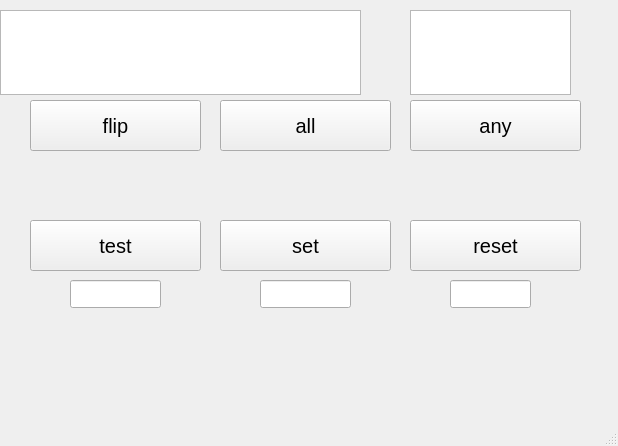
<?xml version="1.0" encoding="UTF-8"?>
<ui version="4.0">
 <class>MainWindow</class>
 <widget class="QMainWindow" name="MainWindow">
  <property name="geometry">
   <rect>
    <x>0</x>
    <y>0</y>
    <width>618</width>
    <height>446</height>
   </rect>
  </property>
  <property name="windowTitle">
   <string>MainWindow</string>
  </property>
  <widget class="QWidget" name="centralwidget">
   <widget class="QTextEdit" name="str">
    <property name="geometry">
     <rect>
      <x>0</x>
      <y>10</y>
      <width>361</width>
      <height>85</height>
     </rect>
    </property>
    <property name="font">
     <font>
      <pointsize>20</pointsize>
     </font>
    </property>
    <property name="html">
     <string>&lt;!DOCTYPE HTML PUBLIC &quot;-//W3C//DTD HTML 4.0//EN&quot; &quot;http://www.w3.org/TR/REC-html40/strict.dtd&quot;&gt;
&lt;html&gt;&lt;head&gt;&lt;meta name=&quot;qrichtext&quot; content=&quot;1&quot; /&gt;&lt;style type=&quot;text/css&quot;&gt;
p, li { white-space: pre-wrap; }
&lt;/style&gt;&lt;/head&gt;&lt;body style=&quot; font-family:'MS Shell Dlg 2'; font-size:20pt; font-weight:400; font-style:normal;&quot;&gt;
&lt;p align=&quot;center&quot; style=&quot;-qt-paragraph-type:empty; margin-top:0px; margin-bottom:0px; margin-left:0px; margin-right:0px; -qt-block-indent:0; text-indent:0px; font-family:'Segoe UI';&quot;&gt;&lt;br /&gt;&lt;/p&gt;&lt;/body&gt;&lt;/html&gt;</string>
    </property>
   </widget>
   <widget class="QLineEdit" name="test_le">
    <property name="geometry">
     <rect>
      <x>70</x>
      <y>280</y>
      <width>91</width>
      <height>28</height>
     </rect>
    </property>
   </widget>
   <widget class="QPushButton" name="flip_">
    <property name="geometry">
     <rect>
      <x>30</x>
      <y>100</y>
      <width>171</width>
      <height>51</height>
     </rect>
    </property>
    <property name="font">
     <font>
      <pointsize>15</pointsize>
     </font>
    </property>
    <property name="text">
     <string>flip</string>
    </property>
   </widget>
   <widget class="QPushButton" name="all_">
    <property name="geometry">
     <rect>
      <x>220</x>
      <y>100</y>
      <width>171</width>
      <height>51</height>
     </rect>
    </property>
    <property name="font">
     <font>
      <pointsize>15</pointsize>
     </font>
    </property>
    <property name="text">
     <string>all</string>
    </property>
   </widget>
   <widget class="QPushButton" name="any_">
    <property name="geometry">
     <rect>
      <x>410</x>
      <y>100</y>
      <width>171</width>
      <height>51</height>
     </rect>
    </property>
    <property name="font">
     <font>
      <pointsize>15</pointsize>
     </font>
    </property>
    <property name="text">
     <string>any</string>
    </property>
   </widget>
   <widget class="QPushButton" name="test_">
    <property name="geometry">
     <rect>
      <x>30</x>
      <y>220</y>
      <width>171</width>
      <height>51</height>
     </rect>
    </property>
    <property name="font">
     <font>
      <pointsize>15</pointsize>
     </font>
    </property>
    <property name="text">
     <string>test</string>
    </property>
   </widget>
   <widget class="QLineEdit" name="set_le">
    <property name="geometry">
     <rect>
      <x>260</x>
      <y>280</y>
      <width>91</width>
      <height>28</height>
     </rect>
    </property>
   </widget>
   <widget class="QPushButton" name="set_">
    <property name="geometry">
     <rect>
      <x>220</x>
      <y>220</y>
      <width>171</width>
      <height>51</height>
     </rect>
    </property>
    <property name="font">
     <font>
      <pointsize>15</pointsize>
     </font>
    </property>
    <property name="text">
     <string>set</string>
    </property>
   </widget>
   <widget class="QLineEdit" name="reset_le">
    <property name="geometry">
     <rect>
      <x>450</x>
      <y>280</y>
      <width>81</width>
      <height>28</height>
     </rect>
    </property>
   </widget>
   <widget class="QPushButton" name="reset_">
    <property name="geometry">
     <rect>
      <x>410</x>
      <y>220</y>
      <width>171</width>
      <height>51</height>
     </rect>
    </property>
    <property name="font">
     <font>
      <pointsize>15</pointsize>
     </font>
    </property>
    <property name="text">
     <string>reset</string>
    </property>
   </widget>
   <widget class="QTextEdit" name="ull">
    <property name="geometry">
     <rect>
      <x>410</x>
      <y>10</y>
      <width>161</width>
      <height>85</height>
     </rect>
    </property>
    <property name="html">
     <string>&lt;!DOCTYPE HTML PUBLIC &quot;-//W3C//DTD HTML 4.0//EN&quot; &quot;http://www.w3.org/TR/REC-html40/strict.dtd&quot;&gt;
&lt;html&gt;&lt;head&gt;&lt;meta name=&quot;qrichtext&quot; content=&quot;1&quot; /&gt;&lt;style type=&quot;text/css&quot;&gt;
p, li { white-space: pre-wrap; }
&lt;/style&gt;&lt;/head&gt;&lt;body style=&quot; font-family:'MS Shell Dlg 2'; font-size:7.8pt; font-weight:400; font-style:normal;&quot;&gt;
&lt;p align=&quot;center&quot; style=&quot;-qt-paragraph-type:empty; margin-top:0px; margin-bottom:0px; margin-left:0px; margin-right:0px; -qt-block-indent:0; text-indent:0px; font-family:'Segoe UI'; font-size:9pt;&quot;&gt;&lt;br /&gt;&lt;/p&gt;&lt;/body&gt;&lt;/html&gt;</string>
    </property>
   </widget>
  </widget>
  <widget class="QMenuBar" name="menubar">
   <property name="geometry">
    <rect>
     <x>0</x>
     <y>0</y>
     <width>618</width>
     <height>26</height>
    </rect>
   </property>
  </widget>
  <widget class="QStatusBar" name="statusbar"/>
 </widget>
 <resources/>
 <connections/>
</ui>
